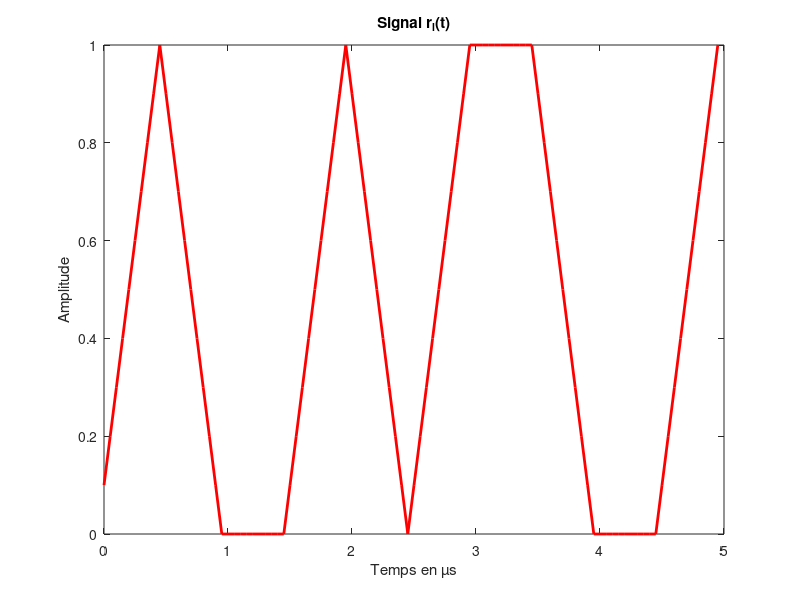

This figure's MATLAB source:
clc;
clear;

%%%% Paramètres de base %%%%
Ts = 1e-6;  % Durée symbole 1µs
Fs = 20e6;  % Fréquence d'échantillonnage 20 MHz
Te = 1/Fs;  % Période d'échantillonnage
Fse = Ts / Te;  % Facteur de surÃ©chantillonnage (20)

%%%% Séquence binaire à transmettre %%%%
b = [1, 0, 0, 1, 0];  % Exemples de bits Ã  transmettre
N = length(b);  % Nombre de bits

%%%% Impulsions PPM pour 0 et 1 %%%%
p1 = [ones(1, Fse/2), zeros(1, Fse/2)];  % Impulsion pour bit 1 (1 puis 0)
p0 = [zeros(1, Fse/2), ones(1, Fse/2)];  % Impulsion pour bit 0 (0 puis 1)

%%%% Génération du signal sl(t) %%%%
sl = [];  % Initialisation du signal émis
for k = 1:N
    if b(k) == 0
        sl = [sl p0];
    else
        sl = [sl p1];
    end
end

%%%% Vecteur temps pour le tracé %%%%
t = (0:length(sl)-1) * Te;  % Vecteur temps


%%%% Modélisation du récepteur (Filtre de réception) %%%%
r_l = conv(sl, fliplr(p1), 'same')/10;  % Convolution avec p1(t)

%%%% Tracé du signal reçu rl(t) %%%%
plot(t*1e6, r_l, 'r', 'LineWidth', 2);
xlabel('Temps en µs');
ylabel('Amplitude');
title('Signal r_l(t)');

